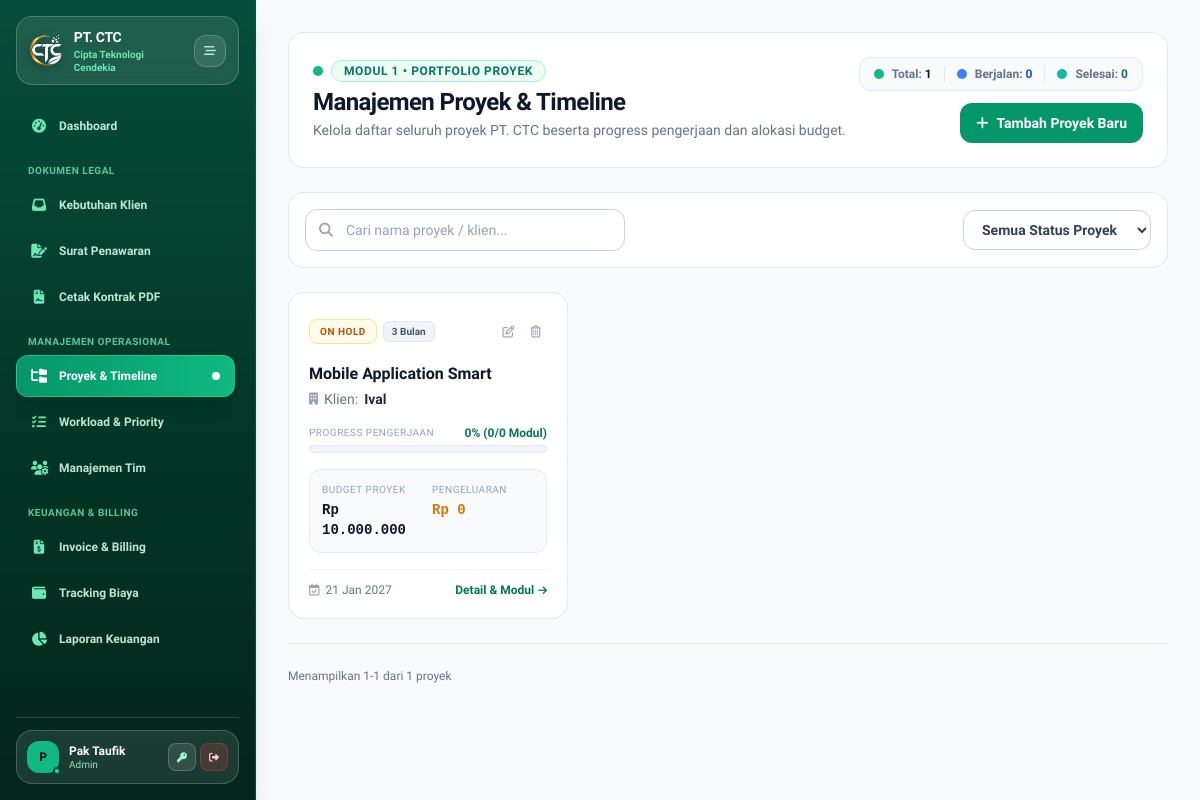
/modules/projects/index.php (signed in), run on an earlier commit of the app's database.
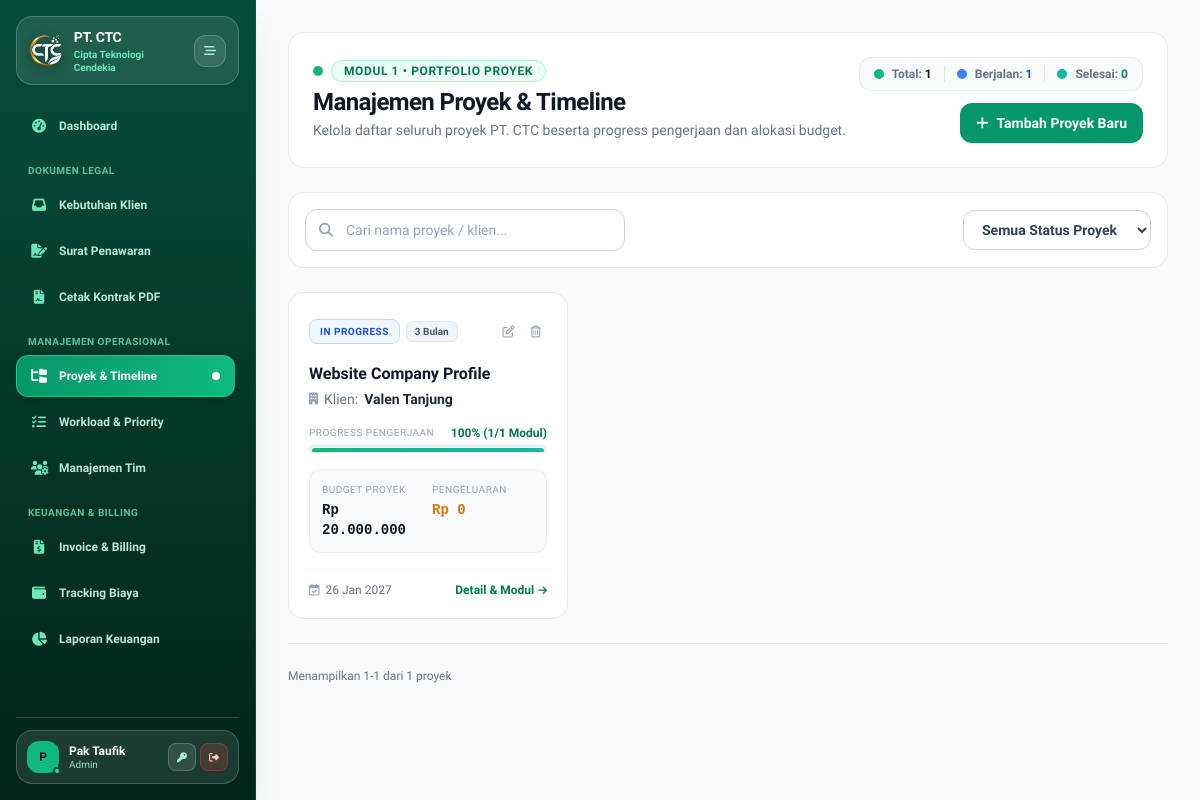
And on a later commit of the database.
### tables this page shows
CREATE TABLE `projects` (
  `id` int(11) NOT NULL,
  `nama_projek` varchar(150) NOT NULL,
  `klien` varchar(100) NOT NULL,
  `budget` decimal(15,2) NOT NULL DEFAULT 0.00,
  `tanggal_mulai` date NOT NULL,
  `deadline` date NOT NULL,
  `status` enum('Planning','In Progress','Completed','On Hold') DEFAULT 'Planning',
  `kategori_rab` enum('Website','IoT','Mobile','Custom') NOT NULL DEFAULT 'Website',
  `rab_custom_data` longtext DEFAULT NULL,
  `client_token` varchar(64) DEFAULT NULL,
  `requirement_id` int(11) DEFAULT NULL,
  `created_at` timestamp NOT NULL DEFAULT current_timestamp()
);

### modules/projects/index.php (the view, shortened to what the changed rows need)
<?php
require_once __DIR__ . '/../../config/database.php';
try {
    $pdo->exec("ALTER TABLE projects ADD COLUMN requirement_id INT NULL AFTER client_token");
} catch (Exception $e) {}
$stmtProjects = $pdo->query("
    SELECT p.*,
           COALESCE(c.durasi_bulan, 3) AS durasi_bulan,
           COUNT(t.id) AS total_tasks,
           SUM(CASE WHEN LOWER(t.status) = 'done' THEN 1 ELSE 0 END) AS completed_tasks,
           COALESCE((SELECT SUM(jumlah_biaya) FROM expenses WHERE project_id = p.id), 0) AS total_pengeluaran
    FROM projects p
    LEFT JOIN contracts c ON p.id = c.project_id
    LEFT JOIN tasks t ON p.id = t.project_id
    GROUP BY p.id
    ORDER BY p.created_at DESC
");
$projects = $stmtProjects->fetchAll();
$inProgressCount   = 0;
$completedCount    = 0;
foreach ($projects as $pr) {
    if ($pr['status'] === 'In Progress') { $inProgressCount++; }
    elseif ($pr['status'] === 'Completed') { $completedCount++; }
}
require_once __DIR__ . '/../../includes/header.php';
require_once __DIR__ . '/../../includes/sidebar.php';
?>
<main class="flex-1 p-4 sm:p-6 md:p-8 overflow-y-auto w-full min-w-0 bg-[#f8fafc] text-slate-800 selection:bg-emerald-600 selection:text-white">
    <div class="flex flex-col lg:flex-row justify-between lg:items-center gap-5 mb-6 bg-white p-5 sm:p-6 rounded-2xl border border-slate-200/90 shadow-xs">
        <div class="shrink-0">
            <h1 class="text-xl md:text-2xl font-bold text-slate-900 tracking-tight">Manajemen Proyek & Timeline</h1>
        </div>
        <div class="flex flex-wrap items-center gap-3 w-full lg:w-auto justify-start lg:justify-end">
            <div class="flex items-center gap-3 bg-slate-50 border border-slate-200/80 p-2 px-3.5 rounded-xl text-xs font-semibold shrink-0">
                <div class="flex items-center gap-2 pr-3 border-r border-slate-200">
                    <span class="text-slate-500 text-xs">Berjalan: <strong class="text-blue-700 font-bold"><?= $inProgressCount ?></strong></span>
                </div>
            </div>
        </div>
    </div>
    <div class="grid grid-cols-1 md:grid-cols-2 lg:grid-cols-3 gap-5" id="projectsGrid">
        <?php if (empty($projects)): ?>
            <div class="col-span-full bg-white border border-slate-200/90 rounded-2xl p-12 text-center text-slate-400 shadow-xs">
                <div class="w-16 h-16 mx-auto mb-3 rounded-2xl bg-emerald-50 text-emerald-600 flex items-center justify-center text-2xl">
                    <i class="fa-solid fa-folder-open"></i>
                </div>
                <p class="font-bold text-slate-800 text-sm sm:text-base">Belum ada proyek yang terdaftar saat ini.</p>
                <p class="text-xs sm:text-sm text-slate-400 mt-1 font-normal mb-4">Mulai dengan membuat proyek baru untuk alokasi pengerjaan tim.</p>
                <button onclick="openAddProjectModal()" class="btn-press px-4 py-2.5 bg-emerald-600 text-white rounded-xl text-xs sm:text-sm font-semibold shadow-xs">
                    Buat Proyek Pertama
                </button>
            </div>
        <?php else: ?>
            <?php foreach ($projects as $p): ?>
                <?php
                    $totalT = $p['total_tasks'] ?? 0;
                    $compT  = $p['completed_tasks'] ?? 0;
                    $progressPct = $totalT > 0 ? round(($compT / $totalT) * 100) : 0;
                    $todayTime    = new DateTime();
                    $deadlineTime = new DateTime($p['deadline']);
                    $intervalDays = (int)$todayTime->diff($deadlineTime)->format("%r%a");
                    $isUrgent     = ($intervalDays <= 7 && $p['status'] !== 'Completed');
                ?>
                <div class="project-card bg-white border <?= $isUrgent ? 'border-red-300 ring-2 ring-red-500/10' : 'border-slate-200/90' ?> rounded-2xl p-5 shadow-xs flex flex-col justify-between relative overflow-hidden"
                     data-search="<?= htmlspecialchars(strtolower($p['nama_projek'] . ' ' . $p['klien'])) ?>"
                     data-status="<?= htmlspecialchars($p['status']) ?>">
                    <div>
                        <div class="flex justify-between items-center mb-3.5">
                            <div class="flex items-center gap-1.5 flex-wrap">
                                <span class="px-2.5 py-1 text-[10px] uppercase font-semibold rounded-lg border tracking-wider
                                    <?php
                                        switch($p['status']) {
                                            case 'In Progress': echo 'bg-blue-50 text-blue-700 border-blue-200'; break;
                                            case 'On Hold': echo 'bg-amber-50 text-amber-700 border-amber-200'; break;
                                        }
                                    ?>">
                                    <?= htmlspecialchars($p['status']) ?>
                                </span>
                                <span class="px-2 py-0.5 text-[10px] font-semibold rounded-md bg-slate-100 text-slate-600 border border-slate-200">
                                    <?= htmlspecialchars($p['durasi_bulan']) ?> Bulan
                                </span>
                            </div>
                            <div class="flex items-center gap-1 z-10">
                                <a href="detail.php?id=<?= $p['id'] ?>" class="btn-press text-slate-400 hover:text-emerald-700 p-1.5 rounded-lg hover:bg-slate-50 transition" title="Detail & Konfigurasi">
                                    <i class="fa-regular fa-pen-to-square text-xs"></i>
                                </a>
                                <a href="index.php?action=delete&id=<?= $p['id'] ?>" onclick="return confirm('Yakin ingin menghapus proyek ini? Requirement terkait akan di-reset kembali ke Under Review.')" class="btn-press text-slate-400 hover:text-red-600 p-1.5 rounded-lg hover:bg-red-50 transition" title="Hapus Proyek">
                                    <i class="fa-regular fa-trash-can text-xs"></i>
                                </a>
                            </div>
                        </div>
                        <a href="detail.php?id=<?= $p['id'] ?>" class="block group">
                            <h3 class="text-base font-bold text-slate-900 leading-snug line-clamp-1 group-hover:text-emerald-700 transition mb-1">
                                <?= htmlspecialchars($p['nama_projek']) ?>
                            </h3>
                            <p class="text-xs sm:text-sm text-slate-500 font-normal flex items-center gap-1.5 mb-4">
                                <i class="fa-solid fa-building text-slate-400 text-xs"></i> Klien: <span class="text-slate-800 font-semibold"><?= htmlspecialchars($p['klien']) ?></span>
                            </p>
                        </a>
                        <div class="mb-4">
                            <div class="flex justify-between text-xs font-semibold mb-1">
                                <span class="text-slate-400 uppercase text-[10px] tracking-wider font-normal">Progress Pengerjaan</span>
                                <span class="text-emerald-700 font-bold"><?= $progressPct ?>% (<?= $compT ?>/<?= $totalT ?> Modul)</span>
                            </div>
                            <div class="w-full bg-slate-100 rounded-full h-2 overflow-hidden border border-slate-200/80 p-0.5">
                                <div class="bg-gradient-to-r from-emerald-500 to-teal-500 h-1.5 rounded-full transition-all duration-500" style="width: <?= $progressPct ?>%"></div>
                            </div>
                        </div>
                        <div class="bg-slate-50 border border-slate-200/70 rounded-xl p-3 grid grid-cols-2 gap-2 text-xs mb-4">
                            <div>
                                <span class="text-[10px] text-slate-400 font-medium block uppercase tracking-wider mb-0.5">Budget Proyek</span>
                                <span class="font-bold text-slate-900 text-xs sm:text-sm font-mono">
                                    Rp <?= number_format($p['budget'], 0, ',', '.') ?>
                                </span>
                            </div>
                            <div>
                                <span class="text-[10px] text-slate-400 font-medium block uppercase tracking-wider mb-0.5">Pengeluaran</span>
                                <span class="font-bold text-amber-600 text-xs sm:text-sm font-mono">
                                    Rp <?= number_format($p['total_pengeluaran'], 0, ',', '.') ?>
                                </span>
                            </div>
                        </div>
                    </div>
                    <div class="pt-3 border-t border-slate-100 flex justify-between items-center text-xs">
                        <div class="flex items-center gap-1.5">
                            <?php if ($isUrgent): ?>
                                <div class="relative flex items-center justify-center text-red-600 animate-bounce" title="Deadline proyek kurang dari 7 hari!">
                                    <i class="fa-solid fa-bell text-xs"></i>
                                </div>
                                <span class="text-[10px] font-bold uppercase text-red-600 bg-red-50 border border-red-200 px-1.5 py-0.5 rounded">
                                    <?= $intervalDays < 0 ? 'Overdue' : ($intervalDays == 0 ? 'Hari Ini' : 'H-' . $intervalDays) ?>
                                </span>
                            <?php else: ?>
                                <i class="fa-regular fa-calendar-check text-slate-400"></i>
                                <span class="text-slate-500 font-medium text-xs"><?= date('d M Y', strtotime($p['deadline'])) ?></span>
                            <?php endif; ?>
                        </div>
                        <a href="detail.php?id=<?= $p['id'] ?>" class="font-semibold text-emerald-700 hover:text-emerald-800 flex items-center gap-1 transition text-xs">
                            Detail & Modul <i class="fa-solid fa-arrow-right text-[10px]"></i>
                        </a>
                    </div>
                </div>
            <?php endforeach; ?>
        <?php endif; ?>
    </div>
</main>
<?php require_once __DIR__ . '/../../includes/footer.php'; ?>

What changed in the data, as far as the page shows it:
removed projects: status "ON HOLD", durasi_bulan "3", nama_projek "Mobile Application Smart", klien "Ival", progressPct "0", compT "0", totalT "0", budget "10.000.000", total_pengeluaran "0", deadline "21 Jan 2027"
added projects: status "IN PROGRESS", durasi_bulan "3", nama_projek "Website Company Profile", klien "Valen Tanjung", progressPct "100", compT "1", totalT "1", budget "20.000.000", total_pengeluaran "0", deadline "26 Jan 2027"
Also different on the page:
$inProgressCount: "0" → "1"
